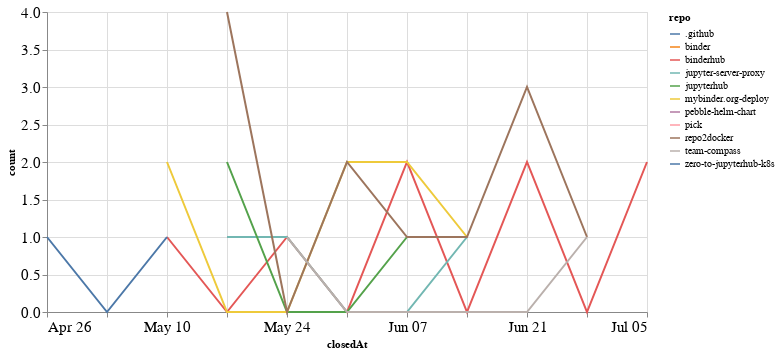

Notebook source saved alongside this figure:
### Code cell
closed_by_time = closed_by.groupby('repo').resample('W', on='closedAt').count()['author'].reset_index()
closed_by_time = closed_by_time.rename(columns={'author': 'count'})

alt.Chart(closed_by_time, width=600).mark_line().encode(
    x='closedAt',
    y='count',
    color='repo',
    tooltip="repo"
)

### Figure 1 — Vega-Lite specification as saved in the notebook (floating-point values rounded to 4 significant figures)
{"config": {"axisLeft": {"labelFontSize": 15}, "axisBottom": {"labelFontSize": 15}}, "data": {"name": "data-468384796b835a1293a519ecb7da5c49"}, "mark": "line", "encoding": {"color": {"type": "nominal", "field": "repo"}, "tooltip": {"type": "nominal", "field": "repo"}, "x": {"type": "temporal", "field": "closedAt"}, "y": {"type": "quantitative", "field": "count"}}, "width": 600, "$schema": "https://vega.github.io/schema/vega-lite/v4.8.1.json", "datasets": {"data-468384796b835a1293a519ecb7da5c49": [{"repo": ".github", "closedAt": "2020-05-24T00:00:00", "count": 1}, {"repo": "binder", "closedAt": "2020-06-21T00:00:00", "count": 1}, {"repo": "binderhub", "closedAt": "2020-05-10T00:00:00", "count": 1}, {"repo": "binderhub", "closedAt": "2020-05-17T00:00:00", "count": 0}, {"repo": "binderhub", "closedAt": "2020-05-24T00:00:00", "count": 1}, {"repo": "binderhub", "closedAt": "2020-05-31T00:00:00", "count": 0}, {"repo": "binderhub", "closedAt": "2020-06-07T00:00:00", "count": 2}, {"repo": "binderhub", "closedAt": "2020-06-14T00:00:00", "count": 0}, {"repo": "binderhub", "closedAt": "2020-06-21T00:00:00", "count": 2}, {"repo": "binderhub", "closedAt": "2020-06-28T00:00:00", "count": 0}, {"repo": "binderhub", "closedAt": "2020-07-05T00:00:00", "count": 2}, {"repo": "jupyter-server-proxy", "closedAt": "2020-05-17T00:00:00", "count": 1}, {"repo": "jupyter-server-proxy", "closedAt": "2020-05-24T00:00:00", "count": 1}, {"repo": "jupyter-server-proxy", "closedAt": "2020-05-31T00:00:00", "count": 0}, {"repo": "jupyter-server-proxy", "closedAt": "2020-06-07T00:00:00", "count": 0}, {"repo": "jupyter-server-proxy", "closedAt": "2020-06-14T00:00:00", "count": 1}, {"repo": "jupyterhub", "closedAt": "2020-05-17T00:00:00", "count": 2}, {"repo": "jupyterhub", "closedAt": "2020-05-24T00:00:00", "count": 0}, {"repo": "jupyterhub", "closedAt": "2020-05-31T00:00:00", "count": 0}, {"repo": "jupyterhub", "closedAt": "2020-06-07T00:00:00", "count": 1}, {"repo": "mybinder.org-deploy", "closedAt": "2020-05-10T00:00:00", "count": 2}, {"repo": "mybinder.org-deploy", "closedAt": "2020-05-17T00:00:00", "count": 0}, {"repo": "mybinder.org-deploy", "closedAt": "2020-05-24T00:00:00", "count": 0}, {"repo": "mybinder.org-deploy", "closedAt": "2020-05-31T00:00:00", "count": 2}, {"repo": "mybinder.org-deploy", "closedAt": "2020-06-07T00:00:00", "count": 2}, {"repo": "mybinder.org-deploy", "closedAt": "2020-06-14T00:00:00", "count": 1}, {"repo": "pebble-helm-chart", "closedAt": "2020-06-07T00:00:00", "count": 1}, {"repo": "pick", "closedAt": "2020-06-14T00:00:00", "count": 1}, {"repo": "repo2docker", "closedAt": "2020-05-17T00:00:00", "count": 4}, {"repo": "repo2docker", "closedAt": "2020-05-24T00:00:00", "count": 0}, {"repo": "repo2docker", "closedAt": "2020-05-31T00:00:00", "count": 2}, {"repo": "repo2docker", "closedAt": "2020-06-07T00:00:00", "count": 1}, {"repo": "repo2docker", "closedAt": "2020-06-14T00:00:00", "count": 1}, {"repo": "repo2docker", "closedAt": "2020-06-21T00:00:00", "count": 3}, {"repo": "repo2docker", "closedAt": "2020-06-28T00:00:00", "count": 1}, {"repo": "team-compass", "closedAt": "2020-05-24T00:00:00", "count": 1}, {"repo": "team-compass", "closedAt": "2020-05-31T00:00:00", "count": 0}, {"repo": "team-compass", "closedAt": "2020-06-07T00:00:00", "count": 0}, {"repo": "team-compass", "closedAt": "2020-06-14T00:00:00", "count": 0}, {"repo": "team-compass", "closedAt": "2020-06-21T00:00:00", "count": 0}, {"repo": "team-compass", "closedAt": "2020-06-28T00:00:00", "count": 1}, {"repo": "zero-to-jupyterhub-k8s", "closedAt": "2020-04-26T00:00:00", "count": 1}, {"repo": "zero-to-jupyterhub-k8s", "closedAt": "2020-05-03T00:00:00", "count": 0}, {"repo": "zero-to-jupyterhub-k8s", "closedAt": "2020-05-10T00:00:00", "count": 1}]}}
